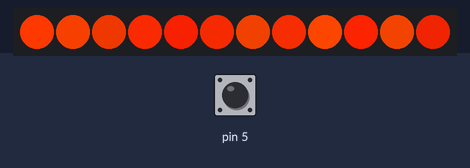
Bench run of a sketch on a simulated Arduino Uno, built with avr-gcc and run on an emulated ATmega328P. Shown: 12 RGB LEDs in strip order, left to right. Inputs (shaded band) come from the test bench; at power-on: pin 5 HIGH. Random numbers use the default seed unless the sketch sets one.

Above: at 1.0 s.
1.3 s: pin 5 pulled LOW for 1 s
At 2.05 s:
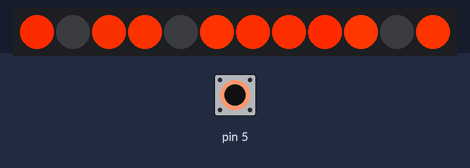
2.9 s: pin 5 pulled LOW for 0.15 s
3.6 s: pin 5 pulled LOW for 0.15 s
At 4.0 s:
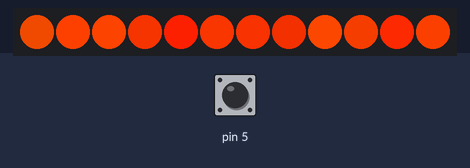
4.3 s: pin 5 pulled LOW for 1 s
At 5.05 s:
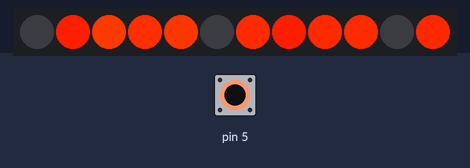
Timing chart, 0 to 6.9 s (numbered marks = the images above; inputs shaded):
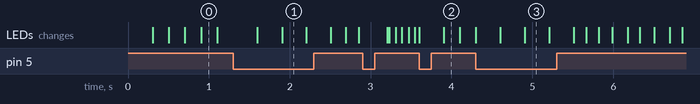

The sketch:

Lantern.ino
```cpp
/** Simulated fire with 6 modes.
 *  Orginalcode from :https://www.az-delivery.de/blogs/azdelivery-blog-fur-arduino-und-raspberry-pi/mehrere-feuer-programme-fuer-unsere-stimmungslaterne
 *  I remove the remote and replace with a single button (Pin 5)
 *  And remove some redundance.
 *  Its not perfect but in the short time its a stable solution for its reason.
 *  Last Author: Fabienne Fedier aka linuxfabi
 */
#include <Adafruit_NeoPixel.h>

#define PIN        6  // Which pin on the Arduino is connected to the NeoPixels?
#define NUMPIXELS 12 // How many NeoPixels are attached to the Arduino? // Popular NeoPixel ring size

Adafruit_NeoPixel pixels(NUMPIXELS, PIN, NEO_GRB + NEO_KHZ800);

long FirelastTime  = 0;
long IRlastTime    = 0;
long TimerlastTime = 0;
int  interval;
byte FireSequence = 0;

void setup() {
  pixels.begin();
  pixels.show(); // Initialize all pixels to 'off'
  interval = 300;
  randomSeed(analogRead(0));

  pinMode(5, INPUT_PULLUP);
}

void loop() {
  if (!digitalRead(5)) {
    FireSequence++;
    if (FireSequence > 5) FireSequence = 0;
    delay(300);
  }
  SimulateFire(FireSequence);
}

void SimulateFire (byte FireSq) {
  byte LightValue[NUMPIXELS * 3];

  if (millis() - FirelastTime >= interval) {
    FirelastTime = millis();
    interval = 200;

    if (FireSq == 0) {
      for (int i = 0; i < NUMPIXELS; i++) {
        LightValue[i * 3] = random(200, 255); // 250
        LightValue[i * 3 + 1] = random(30, 70); // 50
        LightValue[i * 3 + 2] = 0;
      }
      for (int i = 0; i < NUMPIXELS; i++) {
        pixels.setPixelColor(i, LightValue[i * 3], LightValue[i * 3 + 1], LightValue[i * 3 + 2]);
      }
      noInterrupts();
      pixels.show();
      interrupts();
    }

    if (FireSq == 1) {
      for (int i = 0; i < NUMPIXELS; i++) {
        pixels.setPixelColor(i, 250, 50, 0);
      }
      noInterrupts();
      pixels.show();
      interrupts();
    }

    if (FireSq == 2) {
      interval = random(50, 100);
      for (int i = 0; i < NUMPIXELS; i++) {
        LightValue[i * 3] = random(240, 255); // 250
        LightValue[i * 3 + 1] = random(30, 60); // 50
        LightValue[i * 3 + 2] = 0;
      }
      // Switch some lights out
      byte LightsOff  = random(0, 6);
      for (int i = 0; i < LightsOff; i++) {
        byte Selected = random(NUMPIXELS);
        LightValue[Selected * 3] = 0;
        LightValue[Selected * 3 + 1] = 0;
        LightValue[Selected * 3 + 2] = 0;
      }
      for (int i = 0; i < NUMPIXELS; i++) {
        pixels.setPixelColor(i, LightValue[i * 3], LightValue[i * 3 + 1], LightValue[i * 3 + 2]);
      }
      noInterrupts();
      pixels.show();
      interrupts();
    }

    if (FireSq == 3) {
      interval = random(80);
      for (int i = 0; i < NUMPIXELS; i++) {
        LightValue[i * 3] = 250; //random(240,255); // 250
        LightValue[i * 3 + 1] =  50; //random(30,60); // 50
        LightValue[i * 3 + 2] = 0;
      }
      // Switch some lights out if Chance Hit

      byte ChanceforLightsOff  = random(0, 40);
      if (ChanceforLightsOff > 35) {
        byte LightsOff  = random(5);
        for (int i = 0; i < LightsOff; i++) {
          byte Selected = random(NUMPIXELS);
          LightValue[Selected * 3] = 0;
          LightValue[Selected * 3 + 1] = 0;
          LightValue[Selected * 3 + 2] = 0;
        }
      }
      for (int i = 0; i < NUMPIXELS; i++) {
        pixels.setPixelColor(i, LightValue[i * 3], LightValue[i * 3 + 1], LightValue[i * 3 + 2]);
      }
      noInterrupts();
      pixels.show();
      interrupts();
    }

    if (FireSq == 4) {
      interval = random(150, 200);
      for (int i = 0; i < NUMPIXELS; i++) {
        LightValue[i * 3] = random(240, 255); // 250
        LightValue[i * 3 + 1] = random(30, 60); // 50
        LightValue[i * 3 + 2] = 0;
      }
      // Switch some lights darker
      byte LightsOff  = random(0, 4);
      for (int i = 0; i < LightsOff; i++) {
        byte Selected = random(NUMPIXELS);
        LightValue[Selected * 3] = random(50, 60);
        LightValue[Selected * 3 + 1] = random(5, 10);
        LightValue[Selected * 3 + 2] = 0;
      }
      for (int i = 0; i < NUMPIXELS; i++) {
        pixels.setPixelColor(i, LightValue[i * 3], LightValue[i * 3 + 1], LightValue[i * 3 + 2]);
      }
      noInterrupts();
      pixels.show();
      interrupts();
    }

    if (FireSq == 5) {
      interval = random(80);
      for (int i = 0; i < NUMPIXELS; i++) {
        LightValue[i * 3] = random(240, 255); // 250
        LightValue[i * 3 + 1] = random(40, 60); // 50
        LightValue[i * 3 + 2] = 0;
      }
      // Switch some lights out if Chance Hit
      byte ChanceforLightsOff  = random(0, 40);
      if (ChanceforLightsOff > 35) {
        byte LightsOff  = random(5);
        for (int i = 0; i < LightsOff; i++) {
          byte Selected = random(NUMPIXELS);
          LightValue[Selected * 3] = 0;
          LightValue[Selected * 3 + 1] = 0;
          LightValue[Selected * 3 + 2] = 0;
        }
      }
      for (int i = 0; i < NUMPIXELS; i++) {
        pixels.setPixelColor(i, LightValue[i * 3], LightValue[i * 3 + 1], LightValue[i * 3 + 2]);
      }
      noInterrupts();
      pixels.show();
      interrupts();
    }
  }
}
```
